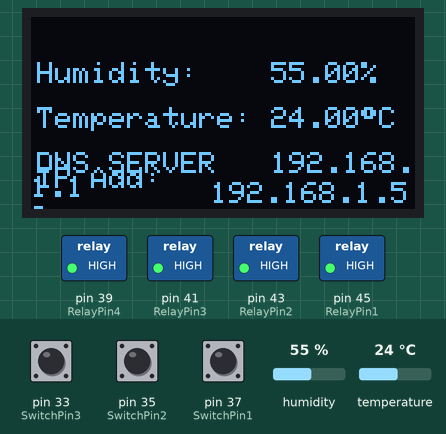
Simulated run of this sketch. Board: Arduino Mega 2560, built with avr-gcc and run on an emulated ATmega2560. On the bench: 128×64 one-colour display, switched loads named in the sketch (green lamp = pin HIGH). Inputs (shaded band) come from the test bench; at power-on: humidity 55 %, pin 33 (SwitchPin3) HIGH, pin 35 (SwitchPin2) HIGH, pin 37 (SwitchPin1) HIGH, temperature 24 °C. WiFi joins after 1.5 s; servers stay silent unless stated; what the sketch prints to the serial monitor is not drawn.

Above: at 8.0 s.
8.1 s: humidity set to 22 %
At 9.8 s:
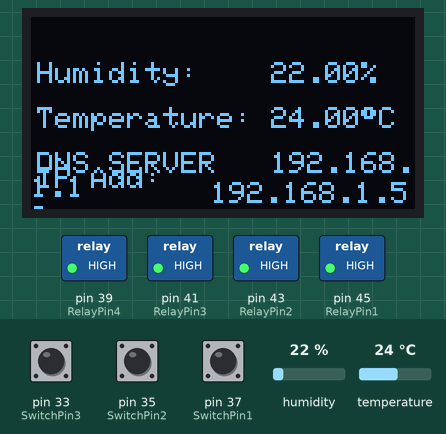
10.4 s: pin 33 (SwitchPin3) pulled LOW for 3.2 s
At 14.4 s:
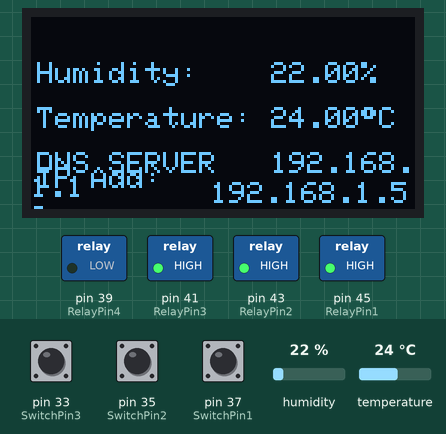
15.2 s: pin 35 (SwitchPin2) pulled LOW for 3.2 s
At 17.3 s:
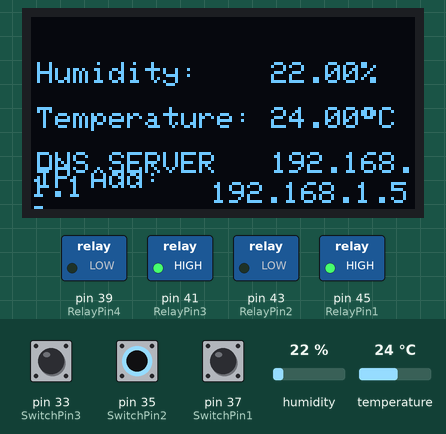
19.9 s: pin 37 (SwitchPin1) pulled LOW for 3.2 s
At 22.3 s:
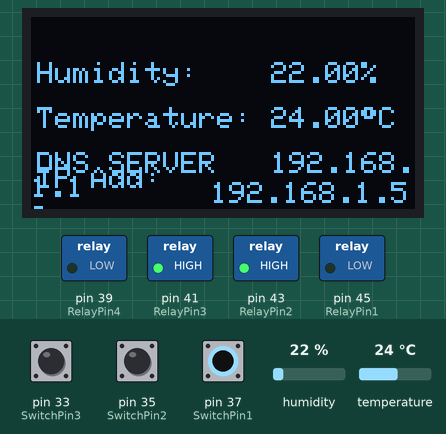
24.6 s: temperature set to 12 °C
At 26.2 s:
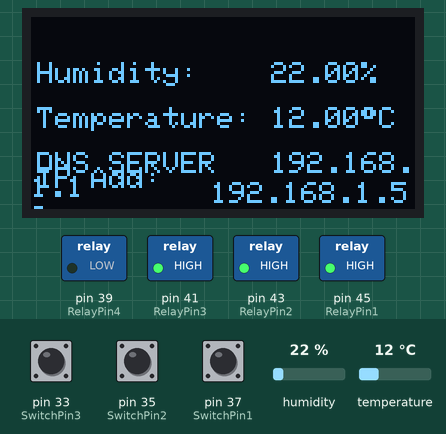
26.8 s: humidity set to 40 %
At 27.9 s:
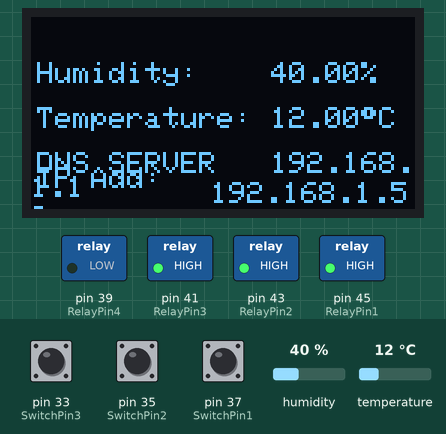
Timing chart, 0 to 29.8 s (numbered marks = the images above; inputs shaded):
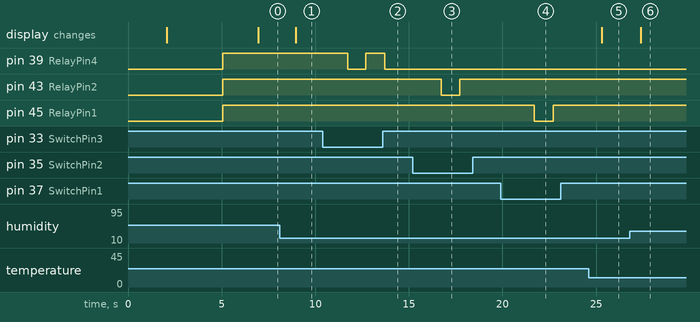

Measured:
- after the input at 8.1 s, the display: changes after 0.87 s (image 1)
- after the input at 10.4 s, pin 39 (RelayPin4): HIGH → LOW after 1.3 s, → HIGH 0.97 s later, → LOW 0.99 s later
- after the input at 15.2 s, pin 43 (RelayPin2): HIGH → LOW after 1.5 s, → HIGH 0.99 s later
- after the input at 19.9 s, pin 45 (RelayPin1): HIGH → LOW after 1.8 s, → HIGH 1.0 s later
- after the input at 24.6 s, the display: changes after 0.71 s (image 5)
- after the input at 26.8 s, the display: changes after 0.58 s (image 6)

The sketch:

home_automation.ino
```cpp
#define BLYNK_TEMPLATE_ID "TMPLEpOsu92A"
#define BLYNK_DEVICE_NAME "DMi"
#define BLYNK_AUTH_TOKEN "H3Mx8OaeAh0Ijh0_u9uXlk-Ru3_iGzTR"

// Comment this out to disable prints and save space
#define BLYNK_PRINT Serial
#include <UIPEthernet.h>
#include <BlynkSimpleUIPEthernet.h>
#include <TimeLib.h>
#include <DHT.h>
#include <Wire.h>
#include <Adafruit_GFX.h>
#include <Adafruit_SSD1306.h>
BlynkTimer timer;

#define SCREEN_WIDTH 128 // OLED display width, in pixels
#define SCREEN_HEIGHT 64 // OLED display height, in pixels

// Declaration for an SSD1306 display connected to I2C (SDA, SCL pins)
#define OLED_RESET     4 // Reset pin # (or -1 if sharing Arduino reset pin)
Adafruit_SSD1306 display(SCREEN_WIDTH, SCREEN_HEIGHT, &Wire, OLED_RESET);

static const unsigned char PROGMEM image_data_LOGOarray[] = {
  0x00, 0x00, 0x00, 0x00, 0x00, 0x00, 0x00, 0x00, 0x00, 0x00, 0x00, 0x00, 0x00, 0x00, 0x00, 0x00,
  0x00, 0x00, 0x00, 0x00, 0x00, 0x00, 0x00, 0x00, 0x00, 0x00, 0x00, 0x00, 0x00, 0x00, 0x00, 0x00,
  0x00, 0x00, 0x00, 0x00, 0x00, 0x00, 0x00, 0x00, 0x00, 0x00, 0x00, 0x00, 0x00, 0x00, 0x00, 0x00,
  0x00, 0x00, 0x00, 0x00, 0x00, 0x00, 0x00, 0x00, 0x00, 0x00, 0x00, 0x00, 0x00, 0x00, 0x00, 0x00,
  0x00, 0x00, 0x00, 0x00, 0x00, 0x00, 0x00, 0x00, 0x00, 0x00, 0x00, 0x00, 0x00, 0x00, 0x00, 0x00,
  0x00, 0x00, 0x00, 0x00, 0x00, 0x00, 0x00, 0x00, 0x00, 0x00, 0x00, 0x00, 0x00, 0x00, 0x00, 0x00,
  0x00, 0x00, 0x00, 0x00, 0x00, 0x00, 0x00, 0x01, 0x40, 0x00, 0x00, 0x00, 0x00, 0x00, 0x00, 0x00,
  0x00, 0x00, 0x00, 0x00, 0x00, 0x00, 0x00, 0x7f, 0xfe, 0x00, 0x00, 0x00, 0x00, 0x00, 0x00, 0x00,
  0x00, 0x00, 0x00, 0x00, 0x00, 0x00, 0x01, 0xff, 0xff, 0xe0, 0x00, 0x00, 0x00, 0x00, 0x00, 0x00,
  0x00, 0x00, 0x00, 0x00, 0x00, 0x00, 0x0f, 0xff, 0xff, 0xf0, 0x00, 0x00, 0x00, 0x00, 0x00, 0x00,
  0x00, 0x00, 0x00, 0x00, 0x00, 0x00, 0x1f, 0xff, 0xff, 0xfc, 0x00, 0x00, 0x00, 0x00, 0x00, 0x00,
  0x00, 0x00, 0x00, 0x00, 0x00, 0x00, 0x7f, 0xff, 0xff, 0xff, 0x00, 0x00, 0x00, 0x00, 0x00, 0x00,
  0x00, 0x00, 0x00, 0x00, 0x00, 0x00, 0xff, 0xff, 0xff, 0xff, 0x80, 0x00, 0x00, 0x00, 0x00, 0x00,
  0x00, 0x00, 0x00, 0x00, 0x00, 0x01, 0xff, 0xff, 0xff, 0xff, 0xc0, 0x00, 0x00, 0x00, 0x00, 0x00,
  0x00, 0x00, 0x00, 0x00, 0x00, 0x03, 0xff, 0xff, 0xff, 0xe7, 0xe0, 0x00, 0x00, 0x00, 0x00, 0x00,
  0x00, 0x00, 0x00, 0x00, 0x00, 0x07, 0xff, 0xff, 0xff, 0xc7, 0xf0, 0x00, 0x00, 0x00, 0x00, 0x00,
  0x00, 0x00, 0x00, 0x00, 0x00, 0x0f, 0xff, 0xff, 0xff, 0x07, 0xf8, 0x00, 0x00, 0x00, 0x00, 0x00,
  0x00, 0x00, 0x00, 0x00, 0x00, 0x1f, 0xff, 0xff, 0xf0, 0x07, 0xfc, 0x00, 0x00, 0x00, 0x00, 0x00,
  0x00, 0x00, 0x00, 0x00, 0x00, 0x1f, 0xff, 0xf4, 0x00, 0x0f, 0xfc, 0x00, 0x00, 0x00, 0x00, 0x00,
  0x00, 0x00, 0x00, 0x00, 0x00, 0x3f, 0xff, 0x00, 0x00, 0x0f, 0xfe, 0x00, 0x00, 0x00, 0x00, 0x00,
  0x00, 0x00, 0x00, 0x00, 0x00, 0x7f, 0xf8, 0x00, 0x00, 0x1f, 0xff, 0x00, 0x00, 0x00, 0x00, 0x00,
  0x00, 0x00, 0x00, 0x00, 0x00, 0x7f, 0xe0, 0x00, 0x00, 0x1f, 0xff, 0x00, 0x00, 0x00, 0x00, 0x00,
  0x00, 0x00, 0x00, 0x00, 0x00, 0xff, 0xc0, 0x00, 0x00, 0x3f, 0xff, 0x80, 0x00, 0x00, 0x00, 0x00,
  0x00, 0x00, 0x00, 0x00, 0x00, 0xff, 0x80, 0x00, 0x00, 0xff, 0xff, 0x80, 0x00, 0x00, 0x00, 0x00,
  0x00, 0x00, 0x00, 0x00, 0x00, 0xfe, 0x17, 0x80, 0x4b, 0xff, 0xff, 0x80, 0x00, 0x00, 0x00, 0x00,
  0x00, 0x00, 0x00, 0x00, 0x01, 0xfe, 0x7f, 0x81, 0xff, 0xff, 0xff, 0xc0, 0x00, 0x00, 0x00, 0x00,
  0x00, 0x00, 0x00, 0x00, 0x01, 0xf8, 0xff, 0x01, 0xff, 0xff, 0xff, 0xc0, 0x00, 0x00, 0x00, 0x00,
  0x00, 0x00, 0x00, 0x00, 0x01, 0xf9, 0xff, 0x01, 0xff, 0xff, 0xff, 0xc0, 0x00, 0x00, 0x00, 0x00,
  0x00, 0x00, 0x00, 0x00, 0x01, 0xf1, 0xff, 0x03, 0xff, 0x8e, 0xff, 0xc0, 0x00, 0x00, 0x00, 0x00,
  0x00, 0x00, 0x00, 0x00, 0x01, 0xf3, 0xff, 0x03, 0xff, 0x06, 0x7f, 0xc0, 0x00, 0x00, 0x00, 0x00,
  0x00, 0x00, 0x00, 0x00, 0x03, 0xe3, 0xfe, 0x07, 0xff, 0x00, 0x7f, 0xc0, 0x00, 0x00, 0x00, 0x00,
  0x00, 0x00, 0x00, 0x00, 0x01, 0xe3, 0xfe, 0x07, 0xff, 0x00, 0x7f, 0xe0, 0x00, 0x00, 0x00, 0x00,
  0x00, 0x00, 0x00, 0x00, 0x03, 0xe3, 0xfe, 0x0f, 0xff, 0x80, 0xff, 0xc0, 0x00, 0x00, 0x00, 0x00,
  0x00, 0x00, 0x00, 0x00, 0x01, 0xe3, 0xfc, 0x0f, 0x07, 0xc3, 0xff, 0xe0, 0x00, 0x00, 0x00, 0x00,
  0x00, 0x00, 0x00, 0x00, 0x03, 0xe1, 0xfc, 0x0e, 0x03, 0xc3, 0xff, 0xc0, 0x00, 0x00, 0x00, 0x00,
  0x00, 0x00, 0x00, 0x00, 0x01, 0xe0, 0xfc, 0x1e, 0x03, 0xc1, 0xff, 0xc0, 0x00, 0x00, 0x00, 0x00,
  0x00, 0x00, 0x00, 0x00, 0x01, 0xe0, 0x3c, 0x1c, 0x03, 0xc3, 0xff, 0xc0, 0x00, 0x00, 0x00, 0x00,
  0x00, 0x00, 0x00, 0x00, 0x01, 0xe0, 0x7c, 0x1c, 0x63, 0xc3, 0xff, 0xc0, 0x00, 0x00, 0x00, 0x00,
  0x00, 0x00, 0x00, 0x00, 0x01, 0xf0, 0xf8, 0x1c, 0x63, 0xc3, 0xff, 0xc0, 0x00, 0x00, 0x00, 0x00,
  0x00, 0x00, 0x00, 0x00, 0x01, 0xfb, 0xfc, 0x1c, 0x63, 0xc3, 0xff, 0xc0, 0x00, 0x00, 0x00, 0x00,
  0x00, 0x00, 0x00, 0x00, 0x00, 0xff, 0xf8, 0x3c, 0x43, 0xc7, 0xff, 0x80, 0x00, 0x00, 0x00, 0x00,
  0x00, 0x00, 0x00, 0x00, 0x00, 0xff, 0xfc, 0x1c, 0x47, 0x87, 0xff, 0x80, 0x00, 0x00, 0x00, 0x00,
  0x00, 0x00, 0x00, 0x00, 0x00, 0xff, 0xfc, 0x1c, 0x07, 0x0f, 0xff, 0x80, 0x00, 0x00, 0x00, 0x00,
  0x00, 0x00, 0x00, 0x00, 0x00, 0x7f, 0xfc, 0x1e, 0x0f, 0x0f, 0xff, 0x00, 0x00, 0x00, 0x00, 0x00,
  0x00, 0x00, 0x00, 0x00, 0x00, 0x7f, 0xfe, 0x0e, 0x1c, 0x1f, 0xff, 0x00, 0x00, 0x00, 0x00, 0x00,
  0x00, 0x00, 0x00, 0x00, 0x00, 0x3f, 0xfe, 0x04, 0x00, 0x3f, 0xfe, 0x00, 0x00, 0x00, 0x00, 0x00,
  0x00, 0x00, 0x00, 0x00, 0x00, 0x3f, 0xff, 0x00, 0x00, 0x3f, 0xfe, 0x00, 0x00, 0x00, 0x00, 0x00,
  0x00, 0x00, 0x00, 0x00, 0x00, 0x1f, 0xff, 0x81, 0xe0, 0xff, 0xfc, 0x00, 0x00, 0x00, 0x00, 0x00,
  0x00, 0x00, 0x00, 0x00, 0x00, 0x0f, 0xff, 0xff, 0xff, 0xff, 0xf8, 0x00, 0x00, 0x00, 0x00, 0x00,
  0x00, 0x00, 0x00, 0x00, 0x00, 0x07, 0xff, 0xff, 0xff, 0xff, 0xf0, 0x00, 0x00, 0x00, 0x00, 0x00,
  0x00, 0x00, 0x00, 0x00, 0x00, 0x07, 0xff, 0xff, 0xff, 0xff, 0xf0, 0x00, 0x00, 0x00, 0x00, 0x00,
  0x00, 0x00, 0x00, 0x00, 0x00, 0x01, 0xff, 0xff, 0xff, 0xff, 0xe0, 0x00, 0x00, 0x00, 0x00, 0x00,
  0x00, 0x00, 0x00, 0x00, 0x00, 0x00, 0xff, 0xff, 0xff, 0xff, 0x80, 0x00, 0x00, 0x00, 0x00, 0x00,
  0x00, 0x00, 0x00, 0x00, 0x00, 0x00, 0x7f, 0xff, 0xff, 0xff, 0x00, 0x00, 0x00, 0x00, 0x00, 0x00,
  0x00, 0x00, 0x00, 0x00, 0x00, 0x00, 0x3f, 0xff, 0xff, 0xfe, 0x00, 0x00, 0x00, 0x00, 0x00, 0x00,
  0x00, 0x00, 0x00, 0x00, 0x00, 0x00, 0x0f, 0xff, 0xff, 0xf8, 0x00, 0x00, 0x00, 0x00, 0x00, 0x00,
  0x00, 0x00, 0x00, 0x00, 0x00, 0x00, 0x03, 0xff, 0xff, 0xe0, 0x00, 0x00, 0x00, 0x00, 0x00, 0x00,
  0x00, 0x00, 0x00, 0x00, 0x00, 0x00, 0x00, 0x7f, 0xff, 0x00, 0x00, 0x00, 0x00, 0x00, 0x00, 0x00,
  0x00, 0x00, 0x00, 0x00, 0x00, 0x00, 0x00, 0x05, 0x50, 0x00, 0x00, 0x00, 0x00, 0x00, 0x00, 0x00,
  0x00, 0x00, 0x00, 0x00, 0x00, 0x00, 0x00, 0x00, 0x00, 0x00, 0x00, 0x00, 0x00, 0x00, 0x00, 0x00,
  0x00, 0x00, 0x00, 0x00, 0x00, 0x00, 0x00, 0x00, 0x00, 0x00, 0x00, 0x00, 0x00, 0x00, 0x00, 0x00,
  0x00, 0x00, 0x00, 0x00, 0x00, 0x00, 0x00, 0x00, 0x00, 0x00, 0x00, 0x00, 0x00, 0x00, 0x00, 0x00,
  0x00, 0x00, 0x00, 0x00, 0x00, 0x00, 0x00, 0x00, 0x00, 0x00, 0x00, 0x00, 0x00, 0x00, 0x00, 0x00,
  0x00, 0x00, 0x00, 0x00, 0x00, 0x00, 0x00, 0x00, 0x00, 0x00, 0x00, 0x00, 0x00, 0x00, 0x00, 0x00,
};
#define VPIN_BUTTON_1  V0
#define VPIN_BUTTON_2  V1
#define VPIN_BUTTON_3  V2
#define VPIN_BUTTON_4  V5
#define VPIN_BUTTON_7  V9

#define SwitchPin1 37
#define SwitchPin2 35
#define SwitchPin3 33
#define SwitchPin4 31


#define TEMP_S V7
#define HUM_S  V6

#define DHTPIN 6
#define DHTTYPE DHT11

int toggleState_1 = 0; //Define integer to remember the toggle state for relay 1
int toggleState_2 = 0; //Define integer to remember the toggle state for relay 2
int toggleState_3 = 0; //Define integer to remember the toggle state for relay 3
int toggleState_4 = 0; //Define integer to remember the toggle state for relay 4
int toggleState_5 = 0; //Define integer to remember the toggle state for relay 4

DHT dht(DHTPIN, DHTTYPE);

const int RelayPin1 = 45;
const int RelayPin2 = 43;
const int RelayPin3 = 41;
const int RelayPin4 = 39;


int status = false;
int pinState = 0;
float t, h;

char auth[] = BLYNK_AUTH_TOKEN;

void sendSensor()
{
  h = dht.readHumidity();
  t = dht.readTemperature();
  Blynk.virtualWrite(HUM_S, h);
  Blynk.virtualWrite(TEMP_S, t);
  //Serial.println(t);
  //Serial.println(h);

}

void relayOnOff(int relay){

    switch(relay){
      case 1:
             if(toggleState_1 == 1){
              digitalWrite(RelayPin1, LOW); // turn on relay 1
              toggleState_1 = 0;
              Serial.println("Device1 ON");
              }
             else{
              digitalWrite(RelayPin1, HIGH); // turn off relay 1
              toggleState_1 = 1;
              Serial.println("Device1 OFF");
              }
      break;
      case 2:
             if(toggleState_2 == 1){
              digitalWrite(RelayPin2, LOW); // turn on relay 2
              toggleState_2 = 0;
              Serial.println("Device2 ON");
              }
             else{
              digitalWrite(RelayPin2, HIGH); // turn off relay 2
              toggleState_2 = 1;
              Serial.println("Device2 OFF");
              }
      break;
      case 3:
             if(toggleState_3 == 1){
              digitalWrite(RelayPin3, LOW); // turn on relay 3
              toggleState_3 = 0;
              Serial.println("Device3 ON");
              }
             else{
              digitalWrite(RelayPin3, HIGH); // turn off relay 3
              toggleState_3 = 1;
              Serial.println("Device3 ON");

              }
      break;
      case 4:
             if(toggleState_4 == 1){
              digitalWrite(RelayPin4, LOW); // turn on relay 4
              toggleState_4 = 0;
              Serial.println("Device2 ON");
              }
             else{
              digitalWrite(RelayPin4, HIGH); // turn off relay 4
              toggleState_4 = 1;
              Serial.println("Device2 ON");
              }
      break;
      default : break;
      }

}

void with_internet(){
    //Manual Switch Control
    if (digitalRead(SwitchPin1) == LOW){
      relayOnOff(1);
      Blynk.virtualWrite(VPIN_BUTTON_1, toggleState_1);   // Update Button Widget
    }
    else if (digitalRead(SwitchPin2) == LOW){
      relayOnOff(2);
      Blynk.virtualWrite(VPIN_BUTTON_2, toggleState_2);   // Update Button Widget
    }
    else if (digitalRead(SwitchPin3) == LOW){
      relayOnOff(3);
      Blynk.virtualWrite(VPIN_BUTTON_3, toggleState_3);   // Update Button Widget
    }
    else if (digitalRead(SwitchPin4) == LOW){
      relayOnOff(4);
      Blynk.virtualWrite(VPIN_BUTTON_4, toggleState_4);   // Update Button Widget
    }
}

void without_internet(){
    //Manual Switch Control
    if (digitalRead(SwitchPin1) == LOW){
      delay(100);
      relayOnOff(1);
    }
    else if (digitalRead(SwitchPin2) == LOW){
      delay(100);
      relayOnOff(2);
    }
    else if (digitalRead(SwitchPin3) == LOW){
      delay(100);
      relayOnOff(4);
    }
}


BLYNK_WRITE(VPIN_BUTTON_1) {
  toggleState_1 = param.asInt();
  digitalWrite(RelayPin1, toggleState_1);
}

BLYNK_WRITE(VPIN_BUTTON_2) {
  toggleState_2 = param.asInt();
  digitalWrite(RelayPin2, toggleState_2);
}

BLYNK_WRITE(VPIN_BUTTON_3) {
   toggleState_3 = param.asInt();
    digitalWrite(RelayPin3, LOW);
    delay(500);
    digitalWrite(RelayPin3, HIGH);
}

BLYNK_WRITE(VPIN_BUTTON_4) {
  toggleState_4 = param.asInt();
  digitalWrite(RelayPin4, toggleState_4);
}

BLYNK_CONNECTED()
{
  Blynk.syncVirtual(VPIN_BUTTON_1);
  Blynk.syncVirtual(VPIN_BUTTON_2);
  Blynk.syncVirtual(VPIN_BUTTON_3);
  Blynk.syncVirtual(VPIN_BUTTON_4);
  Blynk.syncVirtual(VPIN_BUTTON_7);
}

void setup()
{
   Serial.begin(9600);
   if(!display.begin(SSD1306_SWITCHCAPVCC, 0x3C)) {
    Serial.println(F("SSD1306 allocation failed"));
    for(;;);
}

  delay(2000); // Pause for 2 seconds

  display.clearDisplay();  // Clear the buffer

// Displays LOGOarray on the screen
  display.drawBitmap(0, 0, image_data_LOGOarray, 128, 64, 1);
  display.display();

  delay(3000); // Keeps LOGOarray on OLED 5 seconds before Looping
  digitalWrite(RelayPin1, HIGH);
  digitalWrite(RelayPin2, HIGH);
  digitalWrite(RelayPin3, HIGH);
  digitalWrite(RelayPin4, HIGH);

  pinMode(RelayPin1, OUTPUT);
  pinMode(RelayPin2, OUTPUT);
  pinMode(RelayPin3, OUTPUT);
  pinMode(RelayPin4, OUTPUT);
  pinMode(SwitchPin1, INPUT_PULLUP);
  pinMode(SwitchPin2, INPUT_PULLUP);
  pinMode(SwitchPin3, INPUT_PULLUP);
  pinMode(SwitchPin4, INPUT_PULLUP);
  // Debug console
  Serial.begin(9600);
  // You can also specify server:
  Serial.println(t);
  Blynk.begin(auth);
  //Blynk.begin(auth, "blynk-cloud.com", 80);
  //Blynk.begin(auth, IPAddress(192,168,1,100), 8080);
  dht.begin();
  timer.setInterval(1000L, without_internet);
  timer.setInterval(1000L, sendSensor);


}

void loop()
{
  Blynk.run();
  timer.run();

  lcdText();

}

void lcdText() {
  display.display();
   float h = dht.readHumidity();
  // Read temperature as Celsius (the default)
  float t = dht.readTemperature();
  // Read temperature as Fahrenheit (isFahrenheit = true)
  float f = dht.readTemperature(true);
  // Compute heat index in Fahrenheit (the default)
  float hif = dht.computeHeatIndex(f, h);
  float hic = dht.computeHeatIndex(t, h, false);


  display.clearDisplay();
  display.setTextColor(WHITE);
  display.setTextSize(1);
  display.setCursor(2, 15);
  display.print("Humidity:");
  display.setCursor(80, 15);
  display.print(h);
  display.print("%");
  display.setCursor(2, 30);
  display.print("Temperature:");
  display.setCursor(80, 30);
  display.print(t);
  display.print((char)247); // degree symbol
  display.print("C");
  display.setCursor(2, 45);
  display.print("DNS SERVER");
  display.setCursor(80, 45);
  display.print(Ethernet.dnsServerIP());
  display.setCursor(2, 50);
  display.print("IP Add:");
  display.setCursor(60, 55);
  display.print(Ethernet.localIP());
  display.display();

}
```
